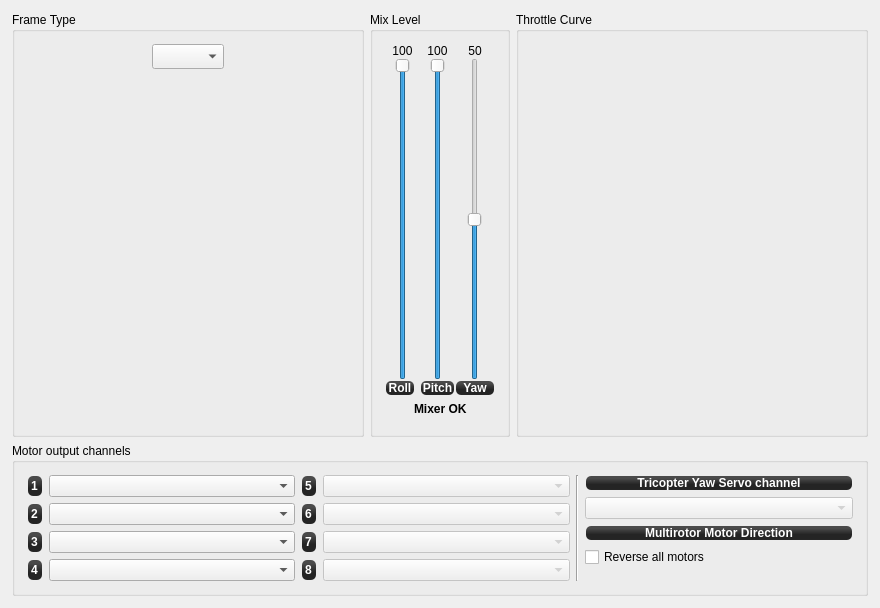
<?xml version="1.0" encoding="UTF-8"?>
<ui version="4.0">
 <class>MultiRotorConfigWidget</class>
 <widget class="QWidget" name="MultiRotorConfigWidget">
  <property name="geometry">
   <rect>
    <x>0</x>
    <y>0</y>
    <width>880</width>
    <height>608</height>
   </rect>
  </property>
  <property name="windowTitle">
   <string>Form</string>
  </property>
  <layout class="QVBoxLayout" name="verticalLayout">
   <property name="margin">
    <number>12</number>
   </property>
   <item>
    <widget class="QWidget" name="multiRotorLayout" native="true">
     <property name="sizePolicy">
      <sizepolicy hsizetype="Preferred" vsizetype="Preferred">
       <horstretch>0</horstretch>
       <verstretch>0</verstretch>
      </sizepolicy>
     </property>
     <property name="maximumSize">
      <size>
       <width>16777215</width>
       <height>16777215</height>
      </size>
     </property>
     <layout class="QGridLayout" name="gridLayout_7" columnstretch="0,0,0">
      <property name="margin">
       <number>0</number>
      </property>
      <property name="verticalSpacing">
       <number>6</number>
      </property>
      <item row="0" column="0">
       <widget class="QGroupBox" name="groupBox_10">
        <property name="minimumSize">
         <size>
          <width>10</width>
          <height>10</height>
         </size>
        </property>
        <property name="maximumSize">
         <size>
          <width>16777215</width>
          <height>16777215</height>
         </size>
        </property>
        <property name="title">
         <string>Frame Type</string>
        </property>
        <layout class="QVBoxLayout" name="verticalLayout_8" stretch="0,0,1,0">
         <property name="margin">
          <number>12</number>
         </property>
         <item>
          <layout class="QHBoxLayout" name="horizontalLayout_7">
           <property name="sizeConstraint">
            <enum>QLayout::SetFixedSize</enum>
           </property>
           <item>
            <spacer name="horizontalSpacer">
             <property name="orientation">
              <enum>Qt::Horizontal</enum>
             </property>
             <property name="sizeHint" stdset="0">
              <size>
               <width>10</width>
               <height>13</height>
              </size>
             </property>
            </spacer>
           </item>
           <item>
            <widget class="QComboBox" name="multirotorFrameType">
             <property name="sizePolicy">
              <sizepolicy hsizetype="Fixed" vsizetype="Minimum">
               <horstretch>0</horstretch>
               <verstretch>0</verstretch>
              </sizepolicy>
             </property>
             <property name="minimumSize">
              <size>
               <width>25</width>
               <height>25</height>
              </size>
             </property>
             <property name="maximumSize">
              <size>
               <width>16777215</width>
               <height>25</height>
              </size>
             </property>
             <property name="toolTip">
              <string>Select the Multirotor frame type here.</string>
             </property>
            </widget>
           </item>
           <item>
            <spacer name="horizontalSpacer_5">
             <property name="orientation">
              <enum>Qt::Horizontal</enum>
             </property>
             <property name="sizeHint" stdset="0">
              <size>
               <width>10</width>
               <height>13</height>
              </size>
             </property>
            </spacer>
           </item>
          </layout>
         </item>
         <item>
          <spacer name="verticalSpacer_6">
           <property name="orientation">
            <enum>Qt::Vertical</enum>
           </property>
           <property name="sizeType">
            <enum>QSizePolicy::Fixed</enum>
           </property>
           <property name="sizeHint" stdset="0">
            <size>
             <width>20</width>
             <height>8</height>
            </size>
           </property>
          </spacer>
         </item>
         <item>
          <widget class="QGraphicsView" name="quadShape">
           <property name="sizePolicy">
            <sizepolicy hsizetype="Minimum" vsizetype="Minimum">
             <horstretch>0</horstretch>
             <verstretch>0</verstretch>
            </sizepolicy>
           </property>
           <property name="minimumSize">
            <size>
             <width>10</width>
             <height>10</height>
            </size>
           </property>
           <property name="styleSheet">
            <string notr="true">background:transparent</string>
           </property>
           <property name="frameShape">
            <enum>QFrame::NoFrame</enum>
           </property>
           <property name="frameShadow">
            <enum>QFrame::Plain</enum>
           </property>
          </widget>
         </item>
         <item>
          <spacer name="verticalSpacer_7">
           <property name="orientation">
            <enum>Qt::Vertical</enum>
           </property>
           <property name="sizeType">
            <enum>QSizePolicy::Fixed</enum>
           </property>
           <property name="sizeHint" stdset="0">
            <size>
             <width>20</width>
             <height>8</height>
            </size>
           </property>
          </spacer>
         </item>
        </layout>
       </widget>
      </item>
      <item row="0" column="1">
       <widget class="QGroupBox" name="groupBox_9">
        <property name="maximumSize">
         <size>
          <width>16777215</width>
          <height>16777215</height>
         </size>
        </property>
        <property name="title">
         <string>Mix Level</string>
        </property>
        <layout class="QGridLayout" name="gridLayout_2">
         <property name="horizontalSpacing">
          <number>0</number>
         </property>
         <property name="margin">
          <number>12</number>
         </property>
         <item row="0" column="0">
          <layout class="QGridLayout" name="gridLayout_3" columnstretch="0">
           <item row="0" column="0">
            <widget class="QLabel" name="mrRollMixValue">
             <property name="minimumSize">
              <size>
               <width>30</width>
               <height>0</height>
              </size>
             </property>
             <property name="text">
              <string>100</string>
             </property>
             <property name="alignment">
              <set>Qt::AlignCenter</set>
             </property>
            </widget>
           </item>
           <item row="1" column="0">
            <widget class="QSlider" name="mrRollMixLevel">
             <property name="minimumSize">
              <size>
               <width>35</width>
               <height>0</height>
              </size>
             </property>
             <property name="toolTip">
              <string>Weight of Roll mixing in percent.
Typical values are 100% for + configuration and 50% for X configuration on quads.</string>
             </property>
             <property name="maximum">
              <number>100</number>
             </property>
             <property name="value">
              <number>100</number>
             </property>
             <property name="orientation">
              <enum>Qt::Vertical</enum>
             </property>
            </widget>
           </item>
           <item row="2" column="0">
            <widget class="QLabel" name="label_42">
             <property name="sizePolicy">
              <sizepolicy hsizetype="Minimum" vsizetype="Preferred">
               <horstretch>0</horstretch>
               <verstretch>0</verstretch>
              </sizepolicy>
             </property>
             <property name="minimumSize">
              <size>
               <width>30</width>
               <height>0</height>
              </size>
             </property>
             <property name="maximumSize">
              <size>
               <width>30</width>
               <height>16777215</height>
              </size>
             </property>
             <property name="styleSheet">
              <string notr="true">background-color: qlineargradient(spread:reflect, x1:0.507, y1:0, x2:0.507, y2:0.772, stop:0.208955 rgba(74, 74, 74, 255), stop:0.78607 rgba(36, 36, 36, 255));
color: rgb(255, 255, 255);
border-radius: 5;
font: bold 12px;
margin:1px;</string>
             </property>
             <property name="text">
              <string>Roll</string>
             </property>
             <property name="alignment">
              <set>Qt::AlignCenter</set>
             </property>
            </widget>
           </item>
          </layout>
         </item>
         <item row="0" column="1">
          <layout class="QGridLayout" name="gridLayout_4">
           <item row="0" column="0">
            <widget class="QLabel" name="mrPitchMixValue">
             <property name="minimumSize">
              <size>
               <width>0</width>
               <height>0</height>
              </size>
             </property>
             <property name="text">
              <string>100</string>
             </property>
             <property name="alignment">
              <set>Qt::AlignCenter</set>
             </property>
            </widget>
           </item>
           <item row="1" column="0">
            <widget class="QSlider" name="mrPitchMixLevel">
             <property name="minimumSize">
              <size>
               <width>35</width>
               <height>0</height>
              </size>
             </property>
             <property name="toolTip">
              <string>Weight of Pitch mixing in percent.
Typical values are 100% for + configuration and 50% for X configuration on quads.</string>
             </property>
             <property name="maximum">
              <number>100</number>
             </property>
             <property name="value">
              <number>100</number>
             </property>
             <property name="orientation">
              <enum>Qt::Vertical</enum>
             </property>
            </widget>
           </item>
           <item row="2" column="0">
            <widget class="QLabel" name="label_40">
             <property name="styleSheet">
              <string notr="true">background-color: qlineargradient(spread:reflect, x1:0.507, y1:0, x2:0.507, y2:0.772, stop:0.208955 rgba(74, 74, 74, 255), stop:0.78607 rgba(36, 36, 36, 255));
color: rgb(255, 255, 255);
border-radius: 5;
font: bold 12px;
margin:1px;</string>
             </property>
             <property name="text">
              <string>Pitch</string>
             </property>
             <property name="alignment">
              <set>Qt::AlignCenter</set>
             </property>
            </widget>
           </item>
          </layout>
         </item>
         <item row="0" column="2">
          <layout class="QGridLayout" name="gridLayout_5">
           <item row="0" column="0">
            <widget class="QLabel" name="mrYawMixValue">
             <property name="minimumSize">
              <size>
               <width>0</width>
               <height>0</height>
              </size>
             </property>
             <property name="text">
              <string>50</string>
             </property>
             <property name="alignment">
              <set>Qt::AlignCenter</set>
             </property>
            </widget>
           </item>
           <item row="1" column="0">
            <widget class="QSlider" name="mrYawMixLevel">
             <property name="minimumSize">
              <size>
               <width>40</width>
               <height>0</height>
              </size>
             </property>
             <property name="toolTip">
              <string>Weight of Yaw mixing in percent.
Typical value is 50% for + or X configuration on quads.</string>
             </property>
             <property name="minimum">
              <number>0</number>
             </property>
             <property name="maximum">
              <number>100</number>
             </property>
             <property name="value">
              <number>50</number>
             </property>
             <property name="orientation">
              <enum>Qt::Vertical</enum>
             </property>
            </widget>
           </item>
           <item row="2" column="0">
            <widget class="QLabel" name="label_6">
             <property name="autoFillBackground">
              <bool>false</bool>
             </property>
             <property name="styleSheet">
              <string notr="true">background-color: qlineargradient(spread:reflect, x1:0.507, y1:0, x2:0.507, y2:0.772, stop:0.208955 rgba(74, 74, 74, 255), stop:0.78607 rgba(36, 36, 36, 255));
color: rgb(255, 255, 255);
border-radius: 5;
font: bold 12px;
margin:1px;</string>
             </property>
             <property name="text">
              <string>Yaw</string>
             </property>
             <property name="alignment">
              <set>Qt::AlignCenter</set>
             </property>
            </widget>
           </item>
          </layout>
         </item>
         <item row="1" column="0" colspan="3">
          <layout class="QHBoxLayout" name="horizontalLayout_6">
           <item>
            <spacer name="horizontalSpacer_6">
             <property name="orientation">
              <enum>Qt::Horizontal</enum>
             </property>
             <property name="sizeHint" stdset="0">
              <size>
               <width>10</width>
               <height>20</height>
              </size>
             </property>
            </spacer>
           </item>
           <item>
            <widget class="QLabel" name="mrStatusLabel">
             <property name="sizePolicy">
              <sizepolicy hsizetype="Fixed" vsizetype="Preferred">
               <horstretch>0</horstretch>
               <verstretch>0</verstretch>
              </sizepolicy>
             </property>
             <property name="font">
              <font>
               <weight>75</weight>
               <bold>true</bold>
              </font>
             </property>
             <property name="text">
              <string>Mixer OK</string>
             </property>
             <property name="alignment">
              <set>Qt::AlignLeading|Qt::AlignLeft|Qt::AlignTop</set>
             </property>
            </widget>
           </item>
           <item>
            <spacer name="horizontalSpacer_9">
             <property name="orientation">
              <enum>Qt::Horizontal</enum>
             </property>
             <property name="sizeHint" stdset="0">
              <size>
               <width>10</width>
               <height>20</height>
              </size>
             </property>
            </spacer>
           </item>
          </layout>
         </item>
        </layout>
       </widget>
      </item>
      <item row="0" column="2">
       <widget class="QGroupBox" name="groupBox_6">
        <property name="sizePolicy">
         <sizepolicy hsizetype="Minimum" vsizetype="Preferred">
          <horstretch>0</horstretch>
          <verstretch>0</verstretch>
         </sizepolicy>
        </property>
        <property name="minimumSize">
         <size>
          <width>10</width>
          <height>10</height>
         </size>
        </property>
        <property name="maximumSize">
         <size>
          <width>16777215</width>
          <height>16777215</height>
         </size>
        </property>
        <property name="title">
         <string>Throttle Curve</string>
        </property>
        <layout class="QVBoxLayout" name="verticalLayout_9">
         <property name="margin">
          <number>12</number>
         </property>
         <item>
          <widget class="MixerCurve" name="multiThrottleCurve" native="true">
           <property name="sizePolicy">
            <sizepolicy hsizetype="MinimumExpanding" vsizetype="MinimumExpanding">
             <horstretch>0</horstretch>
             <verstretch>0</verstretch>
            </sizepolicy>
           </property>
           <property name="minimumSize">
            <size>
             <width>10</width>
             <height>10</height>
            </size>
           </property>
           <property name="sizeIncrement">
            <size>
             <width>10</width>
             <height>10</height>
            </size>
           </property>
           <property name="baseSize">
            <size>
             <width>50</width>
             <height>50</height>
            </size>
           </property>
           <property name="styleSheet">
            <string notr="true">background:transparent</string>
           </property>
          </widget>
         </item>
        </layout>
       </widget>
      </item>
      <item row="1" column="0" colspan="3">
       <widget class="QGroupBox" name="groupBox">
        <property name="sizePolicy">
         <sizepolicy hsizetype="Preferred" vsizetype="Preferred">
          <horstretch>0</horstretch>
          <verstretch>0</verstretch>
         </sizepolicy>
        </property>
        <property name="minimumSize">
         <size>
          <width>0</width>
          <height>140</height>
         </size>
        </property>
        <property name="title">
         <string>Motor output channels</string>
        </property>
        <layout class="QGridLayout" name="gridLayout_6" columnstretch="1,1,0,0,1">
         <property name="margin">
          <number>12</number>
         </property>
         <item row="0" column="0" rowspan="5">
          <layout class="QFormLayout" name="formLayout_2">
           <property name="sizeConstraint">
            <enum>QLayout::SetMaximumSize</enum>
           </property>
           <property name="fieldGrowthPolicy">
            <enum>QFormLayout::AllNonFixedFieldsGrow</enum>
           </property>
           <property name="verticalSpacing">
            <number>6</number>
           </property>
           <item row="0" column="0">
            <widget class="QLabel" name="MotorOutputLabel1">
             <property name="styleSheet">
              <string notr="true">background-color: qlineargradient(spread:reflect, x1:0.507, y1:0, x2:0.507, y2:0.772, stop:0.208955 rgba(74, 74, 74, 255), stop:0.78607 rgba(36, 36, 36, 255));
color: rgb(255, 255, 255);
border-radius: 5;
font: bold 12px;
margin:1px;</string>
             </property>
             <property name="text">
              <string>1</string>
             </property>
            </widget>
           </item>
           <item row="0" column="1">
            <widget class="QComboBox" name="multiMotorChannelBox1">
             <property name="toolTip">
              <string>Assign your motor output channels using the drawing above as a reference. Respect propeller rotation.</string>
             </property>
            </widget>
           </item>
           <item row="1" column="0">
            <widget class="QLabel" name="label_8">
             <property name="styleSheet">
              <string notr="true">background-color: qlineargradient(spread:reflect, x1:0.507, y1:0, x2:0.507, y2:0.772, stop:0.208955 rgba(74, 74, 74, 255), stop:0.78607 rgba(36, 36, 36, 255));
color: rgb(255, 255, 255);
border-radius: 5;
font: bold 12px;
margin:1px;</string>
             </property>
             <property name="text">
              <string>2</string>
             </property>
            </widget>
           </item>
           <item row="1" column="1">
            <widget class="QComboBox" name="multiMotorChannelBox2">
             <property name="toolTip">
              <string>Assign your motor output channels using the drawing above as a reference. Respect propeller rotation.</string>
             </property>
            </widget>
           </item>
           <item row="2" column="0">
            <widget class="QLabel" name="label_9">
             <property name="styleSheet">
              <string notr="true">background-color: qlineargradient(spread:reflect, x1:0.507, y1:0, x2:0.507, y2:0.772, stop:0.208955 rgba(74, 74, 74, 255), stop:0.78607 rgba(36, 36, 36, 255));
color: rgb(255, 255, 255);
border-radius: 5;
font: bold 12px;
margin:1px;</string>
             </property>
             <property name="text">
              <string>3</string>
             </property>
            </widget>
           </item>
           <item row="2" column="1">
            <widget class="QComboBox" name="multiMotorChannelBox3">
             <property name="toolTip">
              <string>Assign your motor output channels using the drawing above as a reference. Respect propeller rotation.</string>
             </property>
            </widget>
           </item>
           <item row="3" column="0">
            <widget class="QLabel" name="label_10">
             <property name="styleSheet">
              <string notr="true">background-color: qlineargradient(spread:reflect, x1:0.507, y1:0, x2:0.507, y2:0.772, stop:0.208955 rgba(74, 74, 74, 255), stop:0.78607 rgba(36, 36, 36, 255));
color: rgb(255, 255, 255);
border-radius: 5;
font: bold 12px;
margin:1px;</string>
             </property>
             <property name="text">
              <string>4</string>
             </property>
            </widget>
           </item>
           <item row="3" column="1">
            <widget class="QComboBox" name="multiMotorChannelBox4">
             <property name="toolTip">
              <string>Assign your motor output channels using the drawing above as a reference. Respect propeller rotation.</string>
             </property>
            </widget>
           </item>
          </layout>
         </item>
         <item row="0" column="1" rowspan="5">
          <layout class="QFormLayout" name="formLayout_4">
           <property name="sizeConstraint">
            <enum>QLayout::SetMaximumSize</enum>
           </property>
           <property name="fieldGrowthPolicy">
            <enum>QFormLayout::AllNonFixedFieldsGrow</enum>
           </property>
           <property name="verticalSpacing">
            <number>6</number>
           </property>
           <item row="0" column="0">
            <widget class="QLabel" name="label_11">
             <property name="styleSheet">
              <string notr="true">background-color: qlineargradient(spread:reflect, x1:0.507, y1:0, x2:0.507, y2:0.772, stop:0.208955 rgba(74, 74, 74, 255), stop:0.78607 rgba(36, 36, 36, 255));
color: rgb(255, 255, 255);
border-radius: 5;
font: bold 12px;
margin:1px;</string>
             </property>
             <property name="text">
              <string>5</string>
             </property>
            </widget>
           </item>
           <item row="0" column="1">
            <widget class="QComboBox" name="multiMotorChannelBox5">
             <property name="enabled">
              <bool>false</bool>
             </property>
             <property name="sizePolicy">
              <sizepolicy hsizetype="Preferred" vsizetype="Fixed">
               <horstretch>0</horstretch>
               <verstretch>0</verstretch>
              </sizepolicy>
             </property>
             <property name="toolTip">
              <string>Assign your motor output channels using the drawing above as a reference. Respect propeller rotation.</string>
             </property>
            </widget>
           </item>
           <item row="1" column="0">
            <widget class="QLabel" name="label_12">
             <property name="styleSheet">
              <string notr="true">background-color: qlineargradient(spread:reflect, x1:0.507, y1:0, x2:0.507, y2:0.772, stop:0.208955 rgba(74, 74, 74, 255), stop:0.78607 rgba(36, 36, 36, 255));
color: rgb(255, 255, 255);
border-radius: 5;
font: bold 12px;
margin:1px;</string>
             </property>
             <property name="text">
              <string>6</string>
             </property>
            </widget>
           </item>
           <item row="1" column="1">
            <widget class="QComboBox" name="multiMotorChannelBox6">
             <property name="enabled">
              <bool>false</bool>
             </property>
             <property name="toolTip">
              <string>Assign your motor output channels using the drawing above as a reference. Respect propeller rotation.</string>
             </property>
            </widget>
           </item>
           <item row="2" column="0">
            <widget class="QLabel" name="label_16">
             <property name="styleSheet">
              <string notr="true">background-color: qlineargradient(spread:reflect, x1:0.507, y1:0, x2:0.507, y2:0.772, stop:0.208955 rgba(74, 74, 74, 255), stop:0.78607 rgba(36, 36, 36, 255));
color: rgb(255, 255, 255);
border-radius: 5;
font: bold 12px;
margin:1px;</string>
             </property>
             <property name="text">
              <string>7</string>
             </property>
            </widget>
           </item>
           <item row="2" column="1">
            <widget class="QComboBox" name="multiMotorChannelBox7">
             <property name="enabled">
              <bool>false</bool>
             </property>
             <property name="toolTip">
              <string>Assign your motor output channels using the drawing above as a reference. Respect propeller rotation.</string>
             </property>
            </widget>
           </item>
           <item row="3" column="0">
            <widget class="QLabel" name="label_17">
             <property name="styleSheet">
              <string notr="true">background-color: qlineargradient(spread:reflect, x1:0.507, y1:0, x2:0.507, y2:0.772, stop:0.208955 rgba(74, 74, 74, 255), stop:0.78607 rgba(36, 36, 36, 255));
color: rgb(255, 255, 255);
border-radius: 5;
font: bold 12px;
margin:1px;</string>
             </property>
             <property name="text">
              <string>8</string>
             </property>
            </widget>
           </item>
           <item row="3" column="1">
            <widget class="QComboBox" name="multiMotorChannelBox8">
             <property name="enabled">
              <bool>false</bool>
             </property>
             <property name="toolTip">
              <string>Assign your motor output channels using the drawing above as a reference. Respect propeller rotation.</string>
             </property>
            </widget>
           </item>
          </layout>
         </item>
         <item row="0" column="2" rowspan="5" colspan="2">
          <widget class="Line" name="line">
           <property name="sizePolicy">
            <sizepolicy hsizetype="Fixed" vsizetype="Preferred">
             <horstretch>0</horstretch>
             <verstretch>0</verstretch>
            </sizepolicy>
           </property>
           <property name="orientation">
            <enum>Qt::Vertical</enum>
           </property>
          </widget>
         </item>
         <item row="2" column="4">
          <widget class="QLabel" name="label_3">
           <property name="sizePolicy">
            <sizepolicy hsizetype="Preferred" vsizetype="Fixed">
             <horstretch>0</horstretch>
             <verstretch>0</verstretch>
            </sizepolicy>
           </property>
           <property name="minimumSize">
            <size>
             <width>0</width>
             <height>16</height>
            </size>
           </property>
           <property name="styleSheet">
            <string notr="true">background-color: qlineargradient(spread:reflect, x1:0.507, y1:0, x2:0.507, y2:0.772, stop:0.208955 rgba(74, 74, 74, 255), stop:0.78607 rgba(36, 36, 36, 255));
color: rgb(255, 255, 255);
border-radius: 5;
font: bold 12px;
margin:1px;</string>
           </property>
           <property name="text">
            <string>Multirotor Motor Direction</string>
           </property>
           <property name="alignment">
            <set>Qt::AlignCenter</set>
           </property>
          </widget>
         </item>
         <item row="1" column="4">
          <widget class="QComboBox" name="triYawChannelBox">
           <property name="enabled">
            <bool>false</bool>
           </property>
           <property name="sizePolicy">
            <sizepolicy hsizetype="MinimumExpanding" vsizetype="Fixed">
             <horstretch>0</horstretch>
             <verstretch>0</verstretch>
            </sizepolicy>
           </property>
           <property name="minimumSize">
            <size>
             <width>40</width>
             <height>0</height>
            </size>
           </property>
          </widget>
         </item>
         <item row="0" column="4">
          <widget class="QLabel" name="label_2">
           <property name="sizePolicy">
            <sizepolicy hsizetype="Expanding" vsizetype="Fixed">
             <horstretch>0</horstretch>
             <verstretch>0</verstretch>
            </sizepolicy>
           </property>
           <property name="minimumSize">
            <size>
             <width>0</width>
             <height>16</height>
            </size>
           </property>
           <property name="styleSheet">
            <string notr="true">background-color: qlineargradient(spread:reflect, x1:0.507, y1:0, x2:0.507, y2:0.772, stop:0.208955 rgba(74, 74, 74, 255), stop:0.78607 rgba(36, 36, 36, 255));
color: rgb(255, 255, 255);
border-radius: 5;
font: bold 12px;
margin:1px;</string>
           </property>
           <property name="text">
            <string>Tricopter Yaw Servo channel</string>
           </property>
           <property name="alignment">
            <set>Qt::AlignCenter</set>
           </property>
          </widget>
         </item>
         <item row="3" column="4">
          <widget class="QCheckBox" name="MultirotorRevMixercheckBox">
           <property name="text">
            <string>Reverse all motors</string>
           </property>
          </widget>
         </item>
        </layout>
       </widget>
      </item>
     </layout>
    </widget>
   </item>
  </layout>
 </widget>
 <customwidgets>
  <customwidget>
   <class>MixerCurve</class>
   <extends>QWidget</extends>
   <header location="global">mixercurve.h</header>
   <container>1</container>
  </customwidget>
 </customwidgets>
 <resources>
  <include location="../coreplugin/core.qrc"/>
 </resources>
 <connections/>
</ui>
